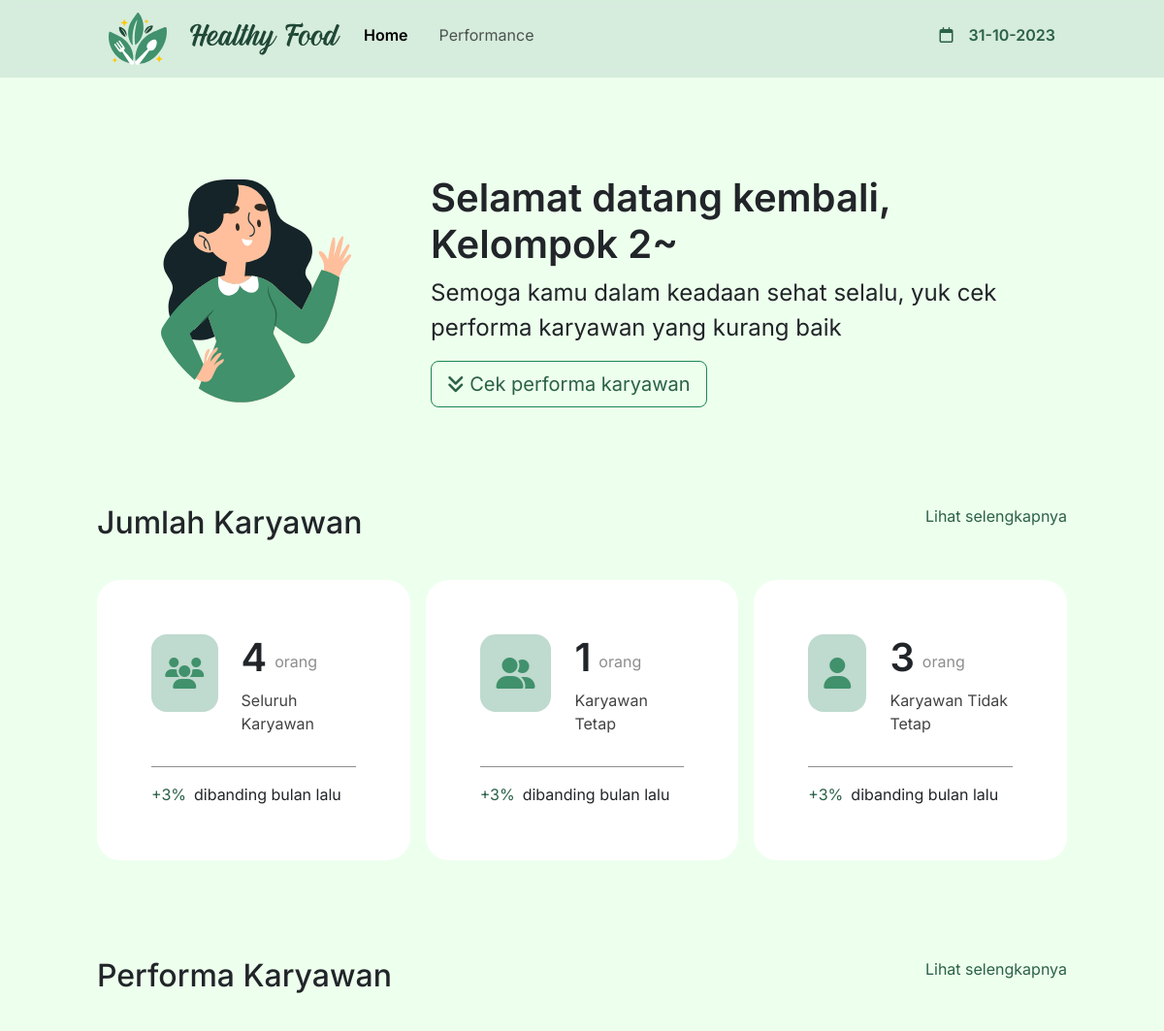
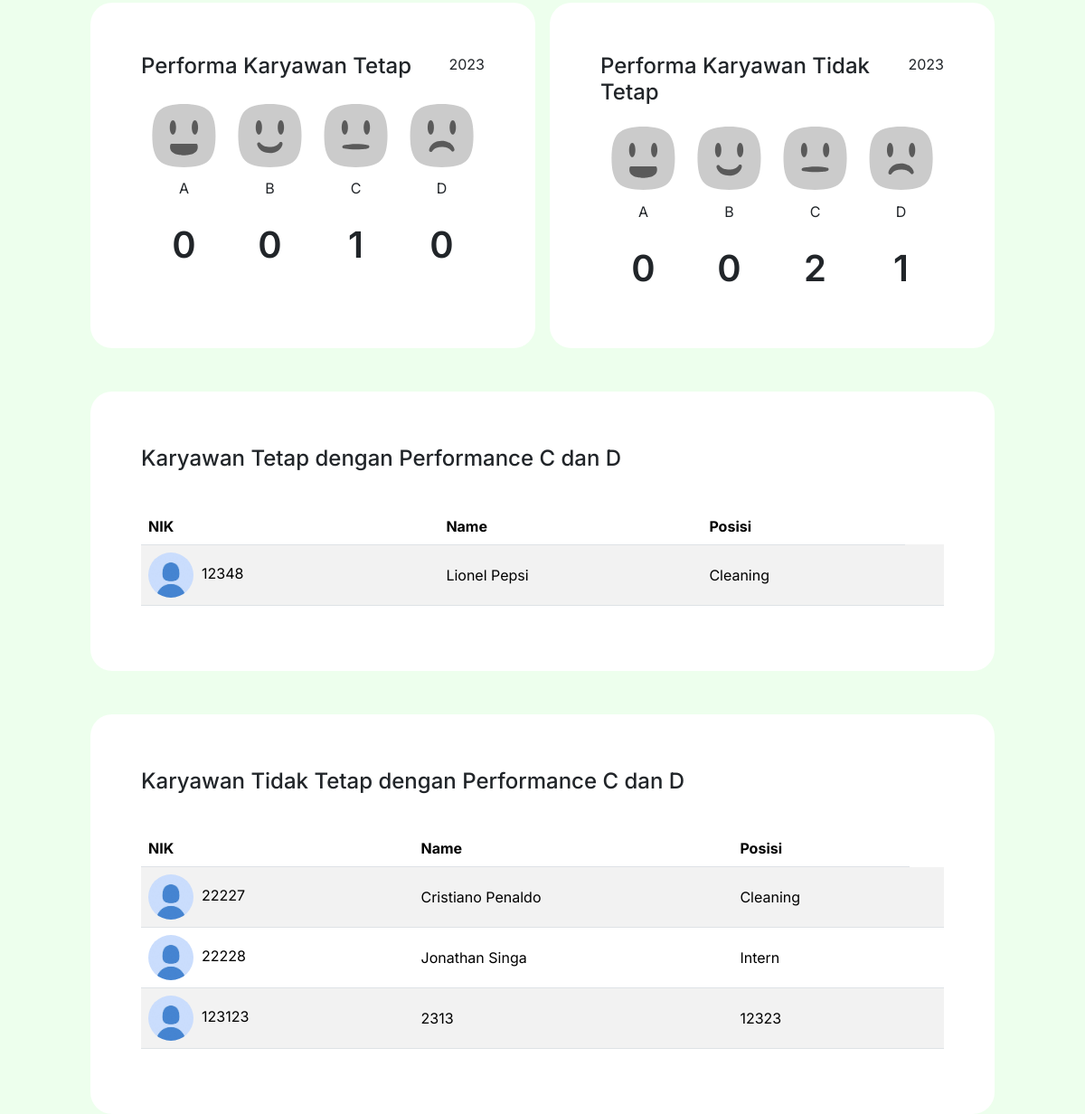
Before: / with the older database file (2 pictures, top to bottom).
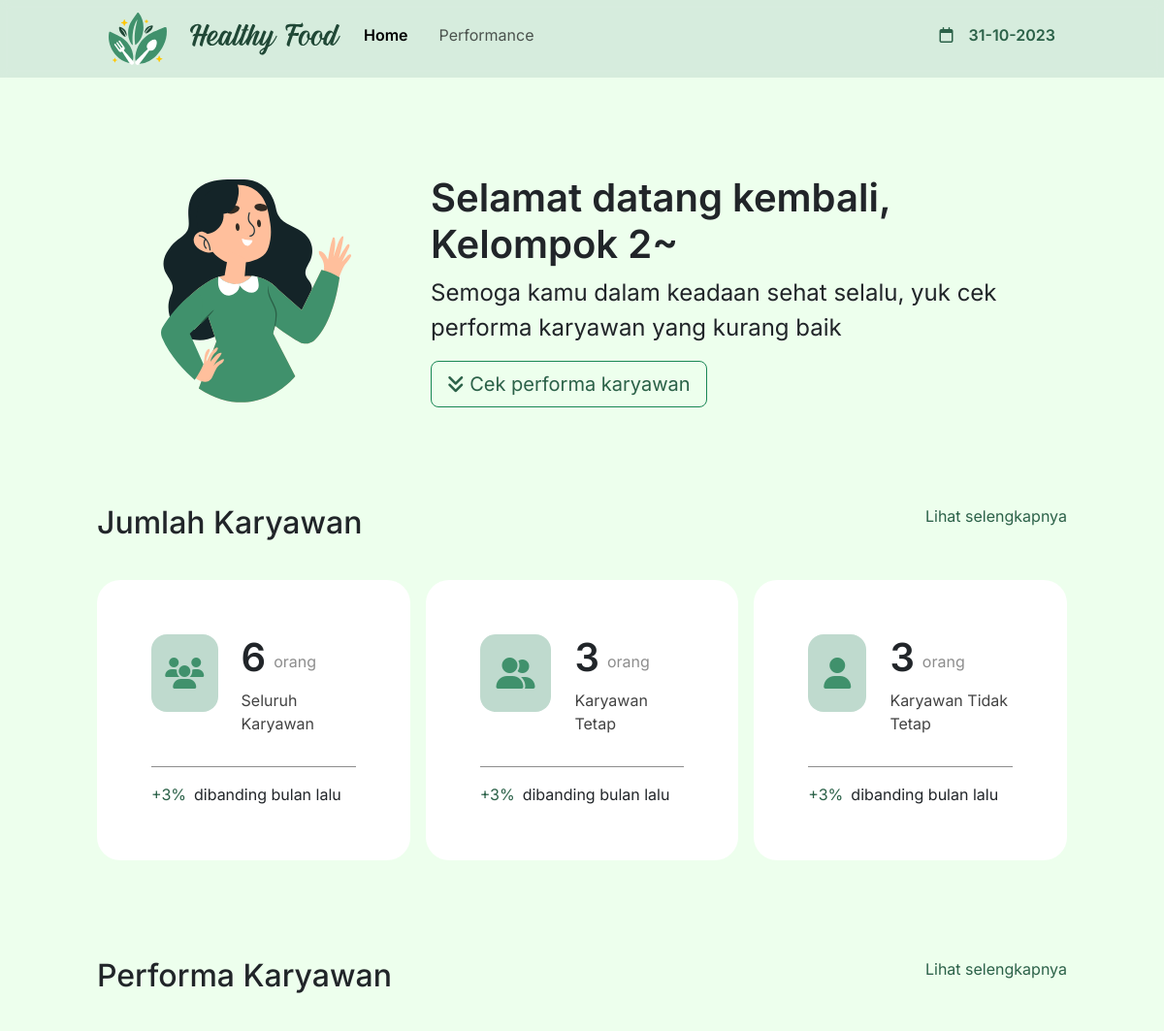
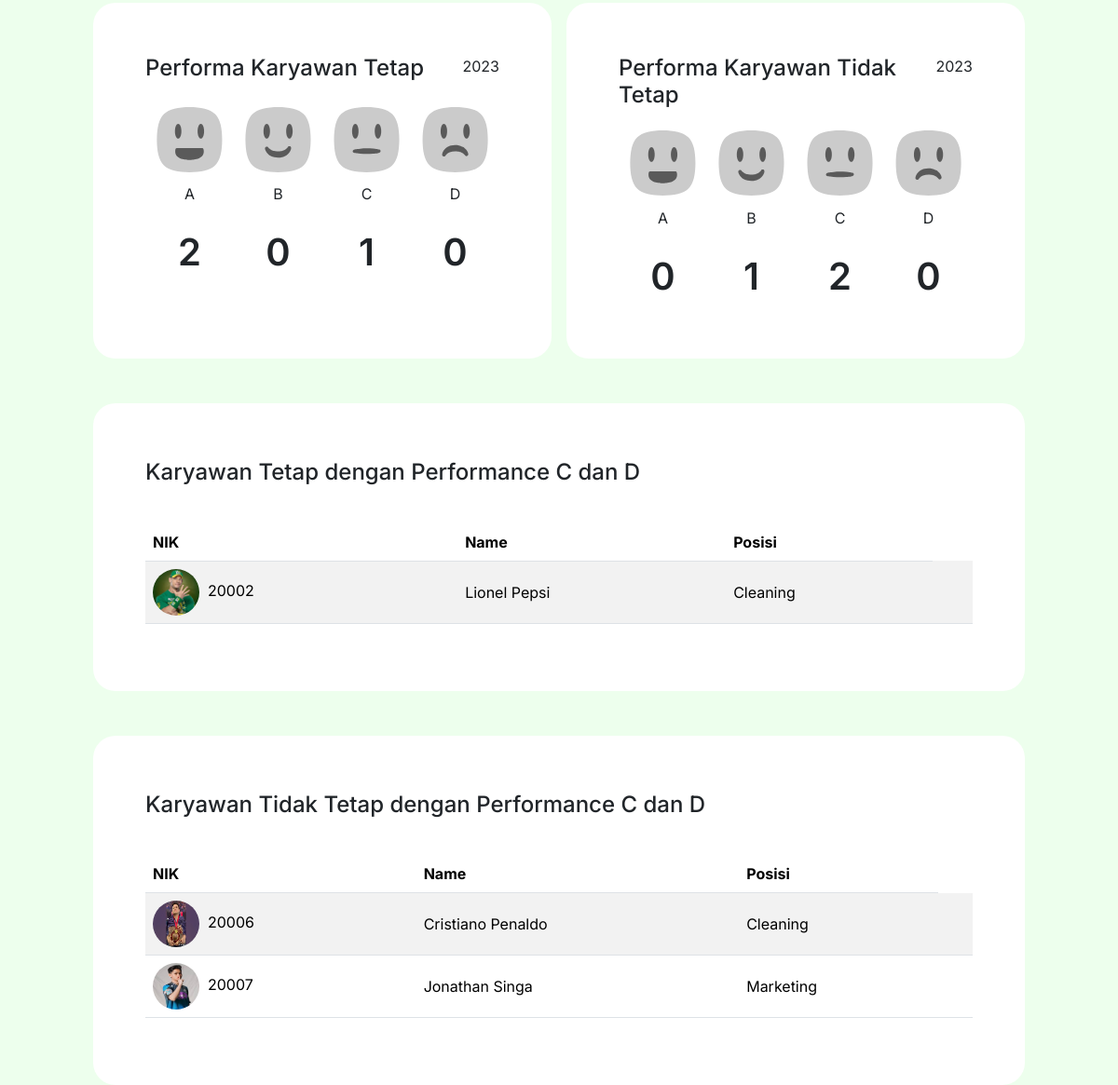
After: the same page with the newer database file (2 pictures, top to bottom).
### tables this page shows
CREATE TABLE `performance` (
  `nik` int(8) NOT NULL,
  `foto` varchar(200) NOT NULL,
  `nama` varchar(200) NOT NULL,
  `status_kerja` enum('Tetap','Tidak Tetap') NOT NULL,
  `position` varchar(10) NOT NULL,
  `tgl_penilaian` date NOT NULL,
  `responsibility` decimal(10,2) NOT NULL,
  `teamwork` decimal(10,2) NOT NULL,
  `management_time` decimal(10,2) NOT NULL,
  `total` decimal(10,2) NOT NULL,
  `grade` varchar(3) NOT NULL
);

### index.php (the view, shortened to what this page needs)
<?php
include "sqlConnect.php"
?>
<!doctype html>
<html lang="en">
<head>
  <link href="https://cdn.jsdelivr.net/npm/bootstrap@5.3.2/dist/css/bootstrap.min.css" rel="stylesheet">
  <link rel="stylesheet" href="style.css">
  <link rel="stylesheet" href="https://cdnjs.cloudflare.com/ajax/libs/font-awesome/6.4.2/css/all.min.css" />
</head>
<body>
  <nav class="navbar navbar-expand-lg bg-body-tertiary sticky-top">
    <div class="container-fluid">
      <a class="navbar-brand" href="#"><img src="images/logo.svg"><img src="images/logoText.svg"></a>
      <div class="collapse navbar-collapse" id="navbarNavAltMarkup">
        <div class="navbar-nav">
          <div>
            <a class="nav-link active" aria-current="page" href="index.php">Home</a>
            <a class="nav-link" href="performance.php">Performance</a>
          </div>
          <div>
            <i class="fa-regular fa-calendar"></i>
            <p id="tgl">tanggal</p>
          </div>
        </div>
      </div>
    </div>
  </nav>
  <div class="all">
    <div class="welcome">
      <img src="images/mascot.svg">
      <div class="text">
        <h1>Selamat datang kembali, Kelompok 2~</h1>
        <p>Semoga kamu dalam keadaan sehat selalu, yuk cek performa karyawan yang kurang baik</p>
        <button type="button" class="btn btn-outline-success btn-lg"><a href="#performa-karyawan"><i class="fa-solid fa-angles-down"></i> Cek performa karyawan</a></button>
      </div>
    </div>
    <div id="jumlah-karyawan">
      <div class="titel">
        <h2>Jumlah Karyawan</h2>
        <a href="performance.php">Lihat selengkapnya</a>
      </div>
      <div class="cards">
        <div class="card">
          <div class="card-body">
            <div class="atas">
              <div class="ic"><i class="fa-solid fa-users fa-2xl"></i></div>
              <div class="isi">
              <?php
                  $sSQL = "SELECT COUNT(*) FROM performance ";
                  $result = mysqli_query($conn, $sSQL);
                  if ($result) {
                    $row = mysqli_fetch_row($result);
                    $totalSeluruh = $row[0];
                  }
                ?>
                <div>
                  <h1><?php echo $totalSeluruh; ?></h1>
                  <p>orang</p>
                </div>
                <p>Seluruh Karyawan</p>
              </div>
            </div>
            <div class="bawah">
              <div class="stat">+3%</div>dibanding bulan lalu
            </div>
          </div>
        </div>
        <div class="card">
          <div class="card-body">
            <div class="atas">
              <div class="ic"><i class="fa-solid fa-user-group fa-2xl"></i></div>
              <div class="isi">
              <?php
                  $sSQL = "SELECT COUNT(*) FROM performance WHERE status_kerja = 'Tetap' ";
                  $result = mysqli_query($conn, $sSQL);
                  if ($result) {
                    $row = mysqli_fetch_row($result);
                    $totalTetap = $row[0];
                  }
                ?>
                <div>
                  <h1><?php echo $totalTetap; ?></h1>
                  <p>orang</p>
                </div>
                <p>Karyawan Tetap</p>
              </div>
            </div>
            <div class="bawah">
              <div class="stat">+3%</div>dibanding bulan lalu
            </div>
          </div>
        </div>
        <div class="card">
          <div class="card-body">
            <div class="atas">
              <div class="ic"><i class="fa-solid fa-user fa-2xl"></i></div>
              <div class="isi">
                <?php
                  $sSQL = "SELECT COUNT(*) FROM performance WHERE status_kerja = 'Tidak Tetap' ";
                  $result = mysqli_query($conn, $sSQL);
                  if ($result) {
                    $row = mysqli_fetch_row($result);
                    $totalTidakTetap = $row[0];
                  }
                ?>
                <div>
                  <h1><?php echo $totalTidakTetap; ?></h1>
                  <p>orang</p>
                </div>
                <p>Karyawan Tidak Tetap</p>
              </div>
            </div>
            <div class="bawah">
              <div class="stat">+3%</div>dibanding bulan lalu
            </div>
          </div>
        </div>
      </div>
    </div>
    <div id="performa-karyawan">
      <div class="titel">
        <h2>Performa Karyawan</h2>
        <a href="performance.php">Lihat selengkapnya</a>
      </div>
      <div class="cards">
        <div class="card">
          <div class="card-body">
            <div class="desc">
              <h4>Performa Karyawan Tetap</h4>
              <p>2023</p>
            </div>
            <div class="rates">
              <?php
              $sSQL = "SELECT grade, COUNT(*) AS count FROM performance WHERE status_kerja = 'Tetap' AND grade IN ('A', 'B', 'C', 'D') GROUP BY grade";
              $result = mysqli_query($conn, $sSQL);
              $gradeCounts = array('A' => 0, 'B' => 0, 'C' => 0, 'D' => 0);
              while ($row = mysqli_fetch_assoc($result)) {
                $gradeCounts[$row['grade']] = $row['count'];
              }
              ?>
              <div class="rate">
                <img src="images/emojiA.svg" class="ori">
                <p>A</p>
                <h1><?php echo $gradeCounts['A']; ?></h1>
              </div>
              <div class="rate">
                <img src="images/emojiB.svg" class="ori">
                <p>B</p>
                <h1><?php echo $gradeCounts['B']; ?></h1>
              </div>
              <div class="rate">
                <img src="images/emojiC.svg" class="ori">
                <p>C</p>
                <h1><?php echo $gradeCounts['C']; ?></h1>
              </div>
              <div class="rate">
                <img src="images/emojiD.svg" class="ori">
                <p>D</p>
                <h1><?php echo $gradeCounts['D']; ?></h1>
              </div>
            </div>
          </div>
        </div>
        <div class="card">
          <div class="card-body">
            <div class="desc">
              <h4>Performa Karyawan Tidak Tetap</h4>
              <p>2023</p>
            </div>
            <div class="rates">
              <?php
              $sSQL = "SELECT grade, COUNT(*) AS count FROM performance WHERE status_kerja = 'Tidak Tetap' AND grade IN ('A', 'B', 'C', 'D') GROUP BY grade";
              $result = mysqli_query($conn, $sSQL);
              $gradeCounts = array('A' => 0, 'B' => 0, 'C' => 0, 'D' => 0);
              while ($row = mysqli_fetch_assoc($result)) {
                $gradeCounts[$row['grade']] = $row['count'];
              }
              ?>
              <div class="rate">
                <img src="images/emojiA.svg" class="ori">
                <p>A</p>
                <h1><?php echo $gradeCounts['A']; ?></h1>
              </div>
              <div class="rate">
                <img src="images/emojiB.svg" class="ori">
                <p>B</p>
                <h1><?php echo $gradeCounts['B']; ?></h1>
              </div>
              <div class="rate">
                <img src="images/emojiC.svg" class="ori">
                <p>C</p>
                <h1><?php echo $gradeCounts['C']; ?></h1>
              </div>
              <div class="rate">
                <img src="images/emojiD.svg" class="ori">
                <p>D</p>
                <h1><?php echo $gradeCounts['D']; ?></h1>
              </div>
            </div>
          </div>
        </div>
      </div>
      <div class="card mt-5">
        <div class="card-body">
          <div class="col-12">
            <div class="card-title">
              <h4 class="table-title mt-1">Karyawan Tetap dengan Performance C dan D</h4>
            </div>
          </div>
        </div>
        <div class="table-responsive p-3" >
          <table class="table table-striped">
            <thead>
              <tr>
                <th>NIK</th>
                <th>Name</th>
                <th>Posisi</th>
              </tr>
            </thead>
            <tbody>
              <?php
              $sSQL = " select * from performance where status_kerja = 'Tetap' and (grade = 'C' OR grade = 'D')";
              $result = mysqli_query($conn, $sSQL);
              if (mysqli_num_rows($result) > 0) {
                while ($row = mysqli_fetch_assoc($result)) {
              ?>
                  <tr>
                    <td>
                      <img class="img-fluid rounded-circle" src="
                  <?php if ($row['foto']) {
                    $filePath = "databaseFoto/" . $row['foto'];
                    if (file_exists($filePath)) {
                      echo $filePath;
                    } else {
                      echo "images/defaultProfile.jpg";
                    }
                  } else {
                    echo "images/defaultProfile.jpg";
                  } ?>" style="width:50px;height:50px;">
                      &nbsp;<?php echo $row['nik']; ?>
                    </td>
                    <td style="vertical-align: middle; "><?php echo $row['nama']; ?></td>
                    <td style="vertical-align: middle; "><?php echo $row['position']; ?></td>
                    <td>
                    </td>
                  </tr>
              <?php
                }
              }
              ?>
            </tbody>
          </table>
        </div>
      </div>
      <div class="card mt-5">
        <div class="card-body">
          <div class="col-12 ">
            <div class="card-title">
              <h4 class="table-title mt-1">Karyawan Tidak Tetap dengan Performance C dan D</h4>
            </div>
          </div>
        </div>
        <div class="table-responsive p-3" >
          <table class="table table-striped" >
            <thead>
              <tr>
                <th>NIK</th>
                <th>Name</th>
                <th>Posisi</th>
              </tr>
            </thead>
            <tbody>
              <?php
              $sSQL = " select * from performance where status_kerja = 'Tidak Tetap' and (grade = 'C' OR grade = 'D')";
              $result = mysqli_query($conn, $sSQL);
              if (mysqli_num_rows($result) > 0) {
                while ($row = mysqli_fetch_assoc($result)) {
              ?>
                  <tr>
                    <td >
                      <img class="img-fluid rounded-circle" src="
                  <?php if ($row['foto']) {
                    $filePath = "databaseFoto/" . $row['foto'];
                    if (file_exists($filePath)) {
                      echo $filePath;
                    } else {
                      echo "images/defaultProfile.jpg";
                    }
                  } else {
                    echo "images/defaultProfile.jpg";
                  } ?>" style="width:50px;height:50px;">
                      &nbsp;<?php echo $row['nik']; ?>
                    </td>
                    <td style="vertical-align: middle; "><?php echo $row['nama']; ?></td>
                    <td style="vertical-align: middle; "><?php echo $row['position']; ?></td>
                    <td>
                    </td>
                  </tr>
              <?php
                }
              }
              ?>
            </tbody>
          </table>
        </div>
      </div>
    </div>
</body>
</html>

### style.css (style rules this page uses)
body { background-color: #EDFFED; height: 2000px; font-family: 'Inter', sans-serif; }
h1 { font-weight: 600; }
#jumlah-karyawan, #performa-karyawan { display: flex; flex-direction: column; margin: 100px 0 100px 0; }
.titel { padding-bottom: 32px; display: flex; justify-content: space-between; }
a { color: #2B6148; text-decoration: none; }
.card { border-radius: 24px; border: none; padding: 40px; }
@media only screen and (min-width: 600px) { .all { margin: 80px 100px 0 100px; } }

Changed rows visible on the page:
removed performance: nik "12348", nama "Lionel Pepsi", position "Cleaning", shown under "Karyawan Tetap dengan Performance C dan D"
removed performance: nik "22227", nama "Cristiano Penaldo", position "Cleaning", shown under "Karyawan Tidak Tetap dengan Performance C dan D"
removed performance: nik "22228", nama "Jonathan Singa", position "Intern", shown under "Karyawan Tidak Tetap dengan Performance C dan D"
removed performance: nik "123123", nama "2313", position "12323", shown under "Karyawan Tidak Tetap dengan Performance C dan D"
added performance: foto (picture), nik "20002", nama "Lionel Pepsi", position "Cleaning", shown under "Karyawan Tetap dengan Performance C dan D"
added performance: foto (picture), nik "20006", nama "Cristiano Penaldo", position "Cleaning", shown under "Karyawan Tidak Tetap dengan Performance C dan D"
added performance: foto (picture), nik "20007", nama "Jonathan Singa", position "Marketing", shown under "Karyawan Tidak Tetap dengan Performance C dan D"
Other visible differences:
$totalSeluruh: "4" → "6"
$totalTetap: "1" → "3"
$gradeCounts['A']: "0" → "2"
$gradeCounts['B']: "0" → "1"
$gradeCounts['D']: "1" → "0"
